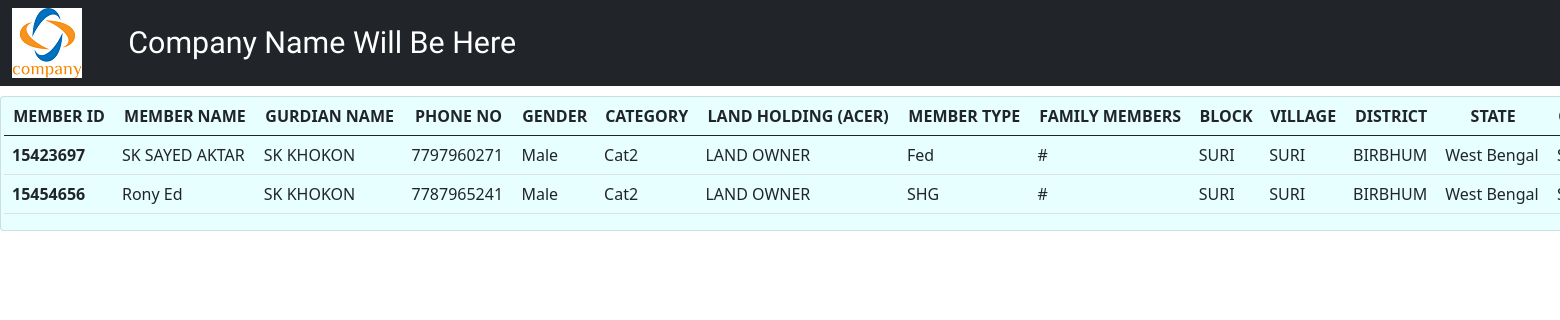
/viewMember/, run on the app's committed database.
### dashboard/models.py (models this page shows, shortened)
class add_Member(models.Model):
    memberId = models.IntegerField(default=0)
    memberPhoto = models.ImageField(upload_to="MemberPhoto/", default=None, blank=True, null=True)
    memberName = models.CharField(max_length=250, default="N/A")
    gurdianName = models.CharField(max_length=250, default="N/A")
    phoneNo = models.IntegerField(default=0)
    gender = models.CharField(max_length=6, default="N/A")
    category = models.CharField(max_length=60, default="N/A")
    landHolding = models.CharField(max_length=50, default="N/A")
    memberType = models.CharField(max_length=50, default="N/A")
    familyMember = models.CharField(max_length=90, default="N/A")
    block = models.CharField(max_length=150, default="N/A")
    village = models.CharField(max_length=250, default="N/A")
    district = models.CharField(max_length=150, default="N/A")
    state = models.CharField(max_length=150, default="N/A")
    cropName = models.CharField(max_length=150, default="N/A")
    irrigationSource = models.CharField(max_length=150, default="N/A")
    kccLimit = models.CharField(max_length=150, default="N/A")
    bankName = models.CharField(max_length=250, default="N/A")
    ifscCode = models.CharField(max_length=250, default="N/A")
    aadharNo = models.CharField(max_length=12, default="N/A")

### dashboard/views.py (the view)
# urls.py: path('viewMember/', views.viewMember, name="viewMember"),
def viewMember(request):
    obj = add_Member.objects.all()
    return render(request, "viewMember.html", {'items': obj})

### dashboard/templates/viewMember.html (shortened to what this page needs)
{% load static %}
<html lang="en">
  <head>
    <link href="https://cdn.jsdelivr.net/npm/bootstrap@5.0.0-beta3/dist/css/bootstrap.min.css" rel="stylesheet">
  </head>
  <body>
<nav class="navbar navbar-expand-lg navbar-dark bg-dark" style="width: 150%;">
          <div class="container-fluid">
            <img src="{% static 'logo/logo.png' %}"/>
            <a class="navbar-brand" id="brandId" href="#" style="padding-left:2%; font-family:'Redressed'; text-transform: 'capitlaize'; font-size:190%;">Company Name Will Be Here</a>
            <div class="collapse navbar-collapse" id="navbarSupportedContent">
            </div>
          </div>
    </nav>
            <div class="card" style="background:#E7FFFF; width: 150%; padding-left: 3px; margin-top: 10px;">
                      <table class="table table-hover">
                          <thead>
                                <tr>
                                  <th scope="col" style="text-align: center; vertical-align: middle;">MEMBER ID</th>
                                  <th scope="col" style="text-align: center; vertical-align: middle;">MEMBER NAME</th>
                                  <th scope="col" style="text-align: center; vertical-align: middle;">GURDIAN NAME</th>
                                  <th scope="col" style="text-align: center; vertical-align: middle;">PHONE NO</th>
                                  <th scope="col" style="text-align: center; vertical-align: middle;">GENDER</th>
                                  <th scope="col" style="text-align: center; vertical-align: middle;">CATEGORY</th>
                                  <th scope="col" style="text-align: center; vertical-align: middle;">LAND HOLDING (ACER)</th>
                                  <th scope="col" style="text-align: center; vertical-align: middle;">MEMBER TYPE</th>
                                  <th scope="col" style="text-align: center; vertical-align: middle;">FAMILY MEMBERS</th>
                                  <th scope="col" style="text-align: center; vertical-align: middle;">BLOCK</th>
                                  <th scope="col" style="text-align: center; vertical-align: middle;">VILLAGE</th>
                                  <th scope="col" style="text-align: center; vertical-align: middle;">DISTRICT</th>
                                  <th scope="col" style="text-align: center; vertical-align: middle;">STATE</th>
                                  <th scope="col" style="text-align: center; vertical-align: middle;">CROP NAME</th>
                                </tr>
                          </thead>
                          <tbody>
                          {% for i in items %}
                                <tr>
                                  <th scope="row">{{ i.memberId }}</th>
                                  <td>{{ i.memberName }}</td>
                                  <td>{{ i.gurdianName }}</td>
                                  <td>{{ i.phoneNo }}</td>
                                  <td>{{ i.gender }}</td>
                                  <td>{{ i.category }}</td>
                                  <td>{{ i.landHolding }}</td>
                                  <td>{{ i.memberType }}</td>
                                  <td>{{ i.familyMember }}</td>
                                  <td>{{ i.block }}</td>
                                  <td>{{ i.village }}</td>
                                  <td>{{ i.district }}</td>
                                  <td>{{ i.state }}</td>
                                  <td>{{ i.cropName }}</td>
                                </tr>
                          {% endfor %}
                          </tbody>
                    </table>
          </div>
  </body>
</html>

### data on the page
add_Member: memberId "15423697", memberName "SK SAYED AKTAR", gurdianName "SK KHOKON", phoneNo "7797960271", gender "Male", category "Cat2", landHolding "LAND OWNER", memberType "Fed", familyMember "#", block "SURI", village "SURI", district "BIRBHUM", state "West Bengal"
add_Member: memberId "15454656", memberName "Rony Ed", gurdianName "SK KHOKON", phoneNo "7787965241", gender "Male", category "Cat2", landHolding "LAND OWNER", memberType "SHG", familyMember "#", block "SURI", village "SURI", district "BIRBHUM", state "West Bengal"
